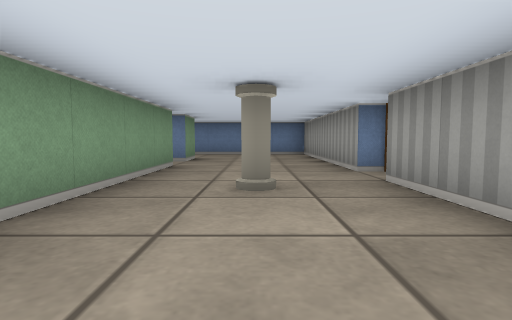
View 1 (above)

24 first-person views from a walk through a cub3D level. The camera is about half as high as the walls, tilts 4° down and sees 80° across. The floor is counted in squares. Each view is taken from the middle of a square. On the plan, view 1 faces up. The plan holds only what a view shows up to about 9 squares ahead; the rest is blank.

View 2
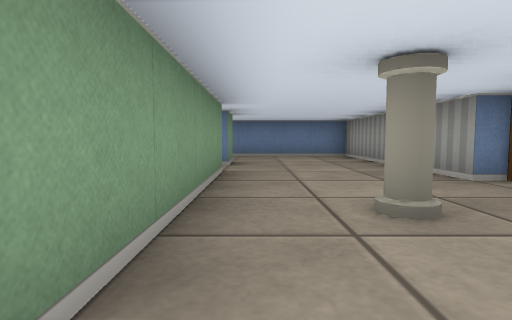

View 3
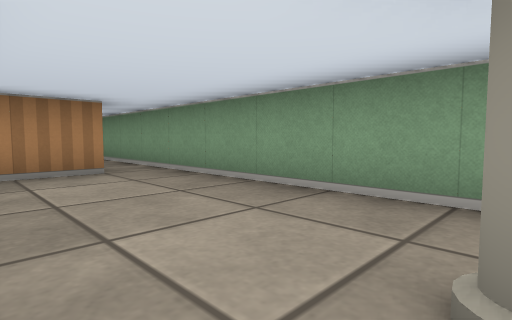

View 4
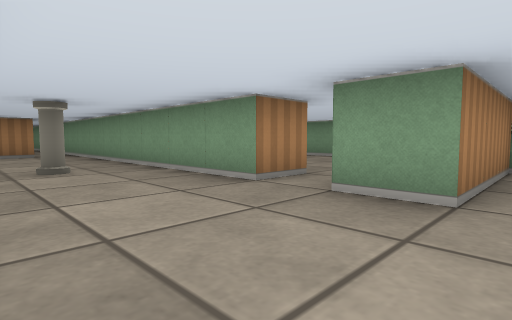

View 5
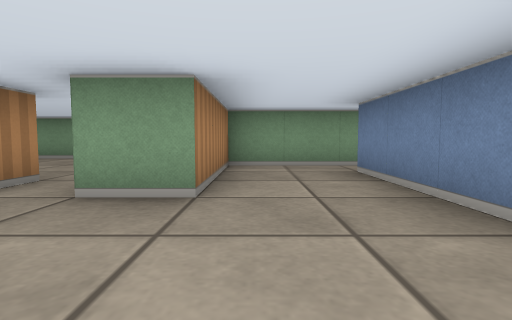

View 6
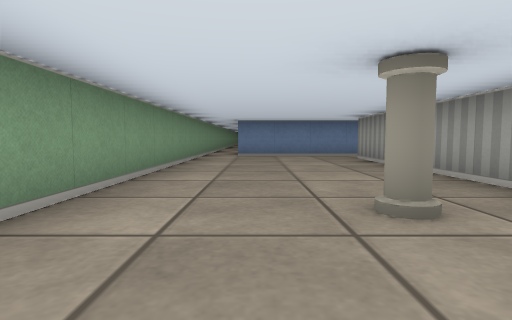

View 7
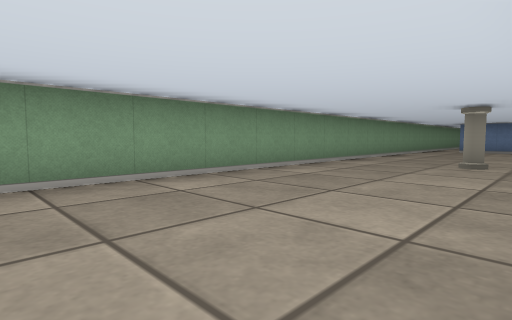

View 8
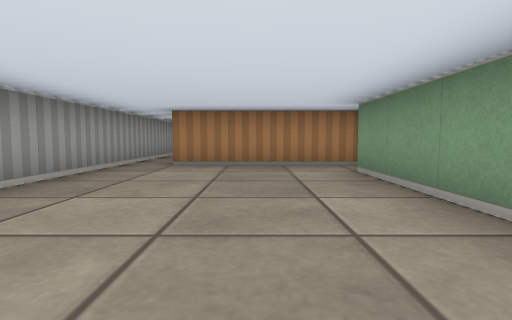

View 9
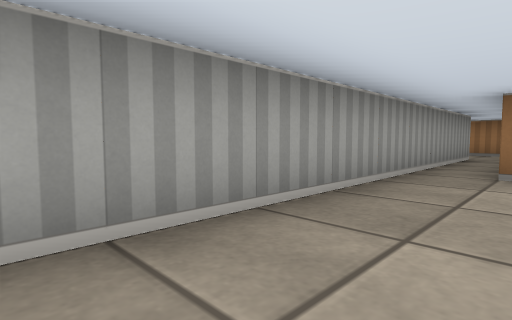

View 10
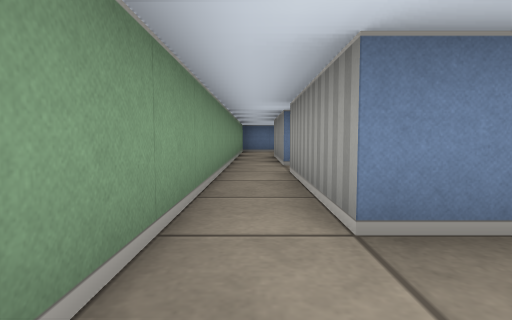

View 11
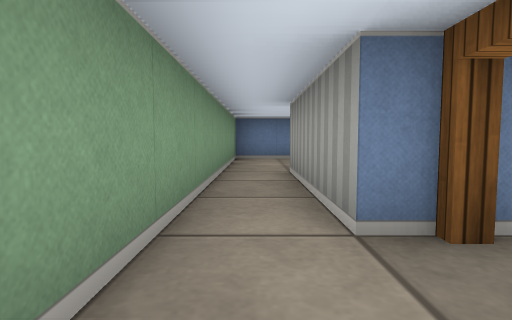

View 12
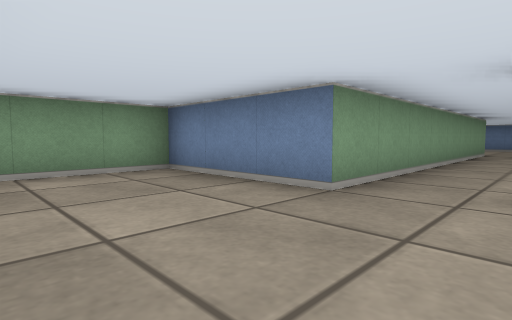

View 13
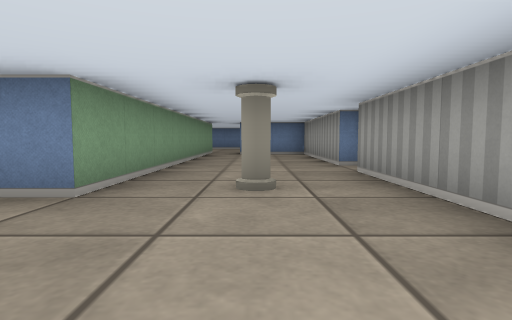

View 14
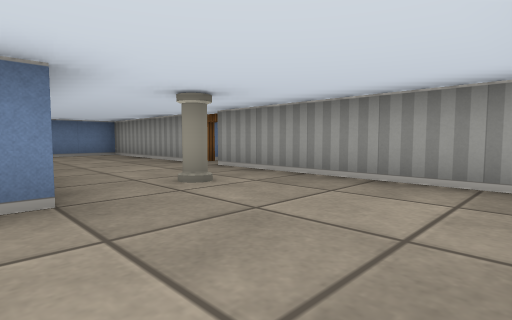

View 15
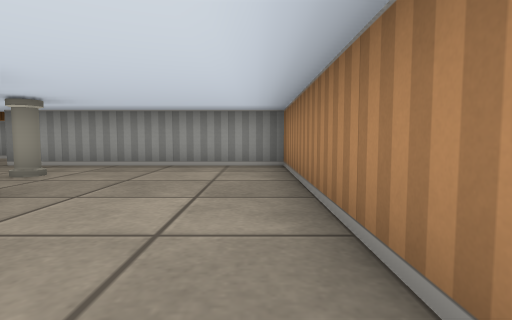

View 16
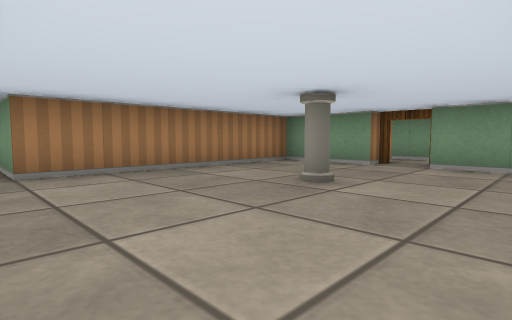

View 17
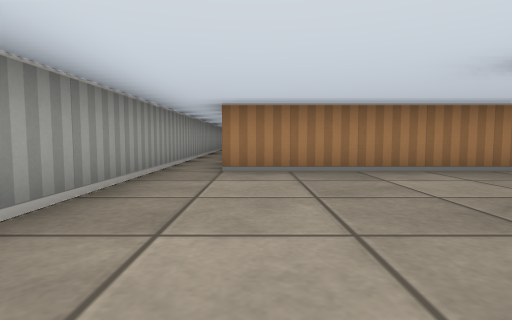

View 18
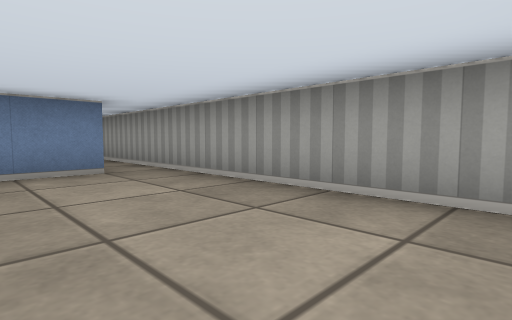

View 19
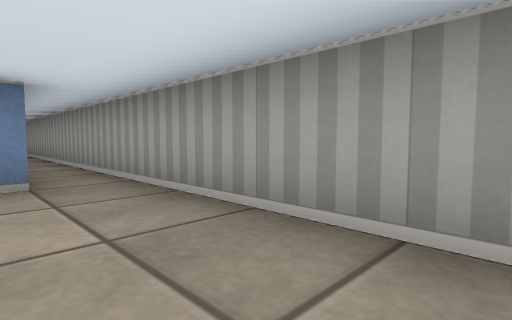

View 20
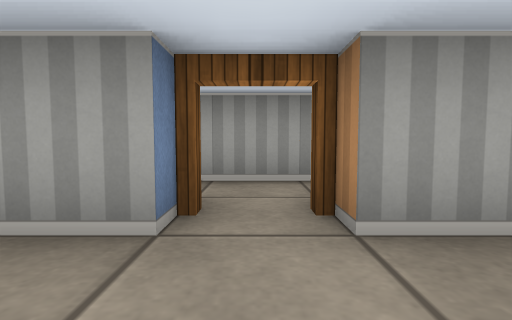

View 21
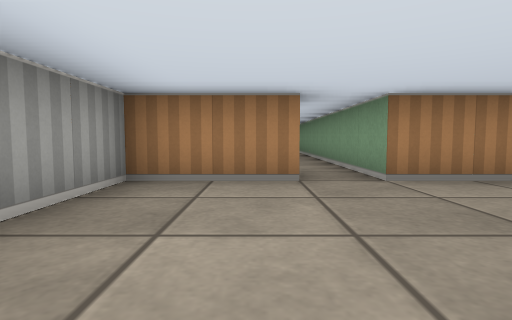

View 22
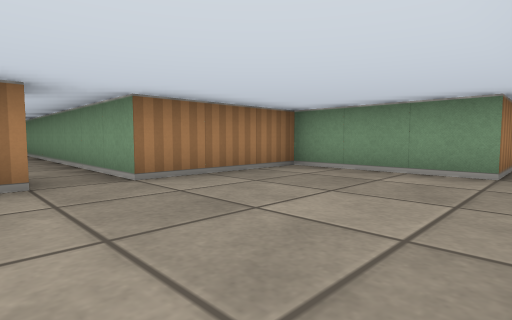

View 23
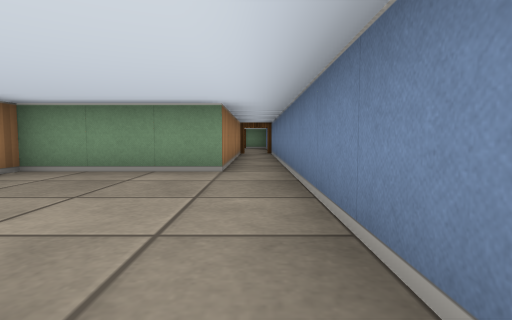

View 24
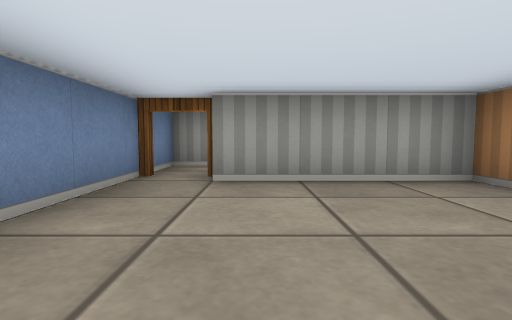

### Floor plan
Points are (right, up) in squares from view 1. A wall is a line through its corners. A room is listed if a view was taken in it or the views show most of it. See-through windows are left out.
Room 1 (views 1, 2, 3, 4, 5, 20)
walls: (-0.6, -1.5) (0.6, -1.5); (1.5, 1.8) (1.5, 3.5); (1.5, 4.5) (1.5, 9.5) (-3.5, 9.5); (-2.5, 5.5) (-1.5, 5.5) (-1.5, -4.5); (-3.5, 7.5) (-1.5, 7.5) (-1.5, 6.5) (-2.5, 6.5); (-2.9, -13.5) (-2.1, -13.5)
ways out: opening at (-2, -12.5) to room 2; opening at (-2, 6) to room 2; opening at (-2.5, 8.5) to room 3; open door at (2, 4) to room 4
objects: pillar (0, 3)
Room 2 (views 6, 7, 8, 9)
walls: (-2.5, 0.9) (-2.5, 2.4); (-2.5, 3.9) (-2.5, 5.5); (-6.9, -7.5) (-3.5, -7.5); (-2.5, 6.5) (-5.5, 6.5); (-6.5, 6.9) (-6.5, -6.5); (-2.5, -11.5) (-2.5, -3)
ways out: opening at (-2, -12.5) to room 1; opening at (-2, 6) to room 1; opening at (-6, 7); open door at (-7, -7)
objects: pillar (-4, 0)
Room 3 (views 10, 11, 12, 13, 14, 15)
walls: (1.5, 22.5) (1.5, 26.5) (-0.1, 26.5); (-3.5, 13.5) (-3.5, 16.5) (1.5, 16.5) (1.5, 21.5); (-1.5, 26.5) (-1.5, 19.5) (-4.5, 19.5) (-4.5, 7.5) (-3.5, 7.5); (-3.5, 9.5) (-3.5, 12.5)
ways out: opening at (-2.5, 8.5) to room 1; open door at (-3, 13) to room 4; open door at (2, 22) to room 4; opening at (-1, 27) to room 5
objects: pillar (0, 20)
Room 4 (views 16, 17, 18, 19)
walls: (2.6, 15.5) (1.4, 15.5); (-2.5, 14.6) (-2.5, 13.5); (-2.5, 12.5) (-2.5, 10.5) (2.5, 10.5) (2.5, 9.1); (3.5, 3.2) (3.5, 23.4); (3.5, 30.8) (3.5, 31.5) (2, 31.5)
ways out: open door at (2, 4) to room 1; open door at (-3, 13) to room 3; open door at (2, 22) to room 3; open door at (2, 31) to room 5
objects: pillar (0, 13)
Room 5 (views 21, 22, 23, 24)
walls: (-0.6, 27.5) (1.5, 27.5) (1.5, 30.5); (2, 31.5) (-9, 31.5); (-8.6, 30.5) (-4.5, 30.5) (-4.5, 27.5) (-1.5, 27.5) (-1.5, 26.5)
ways out: opening at (-1, 27) to room 3; open door at (2, 31) to room 4

Positions as (right, up) in squares from view 1, and headings:
1: (0, 0), facing up
2: (-1, 1), facing up
3: (1, 3), facing down-left
4: (1, 8), facing down-left
5: (1, 8), facing left
6: (-5, -2), facing up
7: (-3, -6), facing up-left
8: (-5, -2), facing down
9: (-4, -3), facing down-right
10: (-4, 8), facing up
11: (-4, 12), facing up
12: (0, 17), facing up-left
13: (0, 17), facing up
14: (-2, 17), facing up-right
15: (-4, 17), facing right
16: (3, 15), facing down-left
17: (2, 15), facing down
18: (1, 11), facing up-right
19: (2, 12), facing up-right
20: (0, 4), facing right
21: (0, 31), facing down
22: (0, 31), facing down-left
23: (0, 31), facing left
24: (-2, 30), facing right
